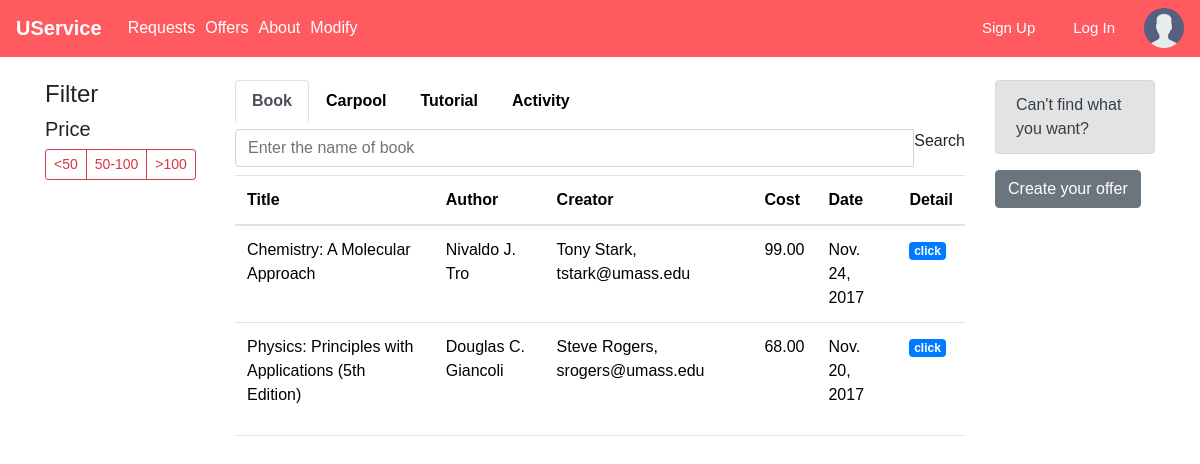
Screenshot of /USERVICE/searchrequest/ with the database file from the repository.
### USERVICE/models.py (models this page shows, shortened)
class Textbook_Trading(models.Model):
    title = models.CharField(max_length=200)
    author = models.CharField(max_length=200)
    description = models.TextField(max_length=1000, help_text="Enter a brief description of the book")
    creator=models.ForeignKey(Profile,on_delete=models.SET_NULL,null=True)
    date=models.DateField(null=True,blank=True)
    cost=models.DecimalField(max_digits=4,decimal_places=2,default=Decimal('0.00'))
    request=models.BooleanField(default=False)
    offer=models.BooleanField(default=False)
    def get_absolute_url(self):
         return reverse('textbook-Detail', args=[str(self.id)])

class Profile(models.Model):
    user = models.ForeignKey(User, on_delete=models.SET_NULL, null=True)
    review = models.CharField(max_length=500, help_text="Review")
    RATING = (
        ('vb', 'Very Bad'),
        ('b', 'Bad'),
        ('g', 'Good'),
        ('vg', 'Very Good'),
    )
    rating = models.CharField(max_length=1, choices=RATING, blank=True, default='vb', help_text='Rate Me')
    def __str__(self):
        return '%s' % (self.user)

class User(models.Model):
    name = models.CharField(max_length=100, help_text="Name")
    email = models.CharField(max_length=100, help_text="Email")
    password = models.CharField(max_length=10, help_text="Password")
    def __str__(self):
        return '%s, %s' % (self.name, self.email)

### USERVICE/views.py (the view)
class requestListView(generic.ListView):
    context_object_name = "requestlist"
    template_name = 'searchRequest.html'
    queryset = Textbook_Trading.objects.all()
    def get_context_data(self, **kwargs):
        context = super(requestListView, self).get_context_data(**kwargs)
        context['books'] = Textbook_Trading.objects.filter(request=True)
        context['carpools'] = Carpool.objects.filter(request=True)
        context['tutors'] = Tutor.objects.filter(request=True)
        context['activitys'] = Activity.objects.filter(request=True)
        return context

### USERVICE/models.py (called while the page is built)
    def get_absolute_url(self):
        return reverse('activity-Detail', args=[str(self.id)])

    def get_absolute_url(self):
        return reverse('carpool-Detail', args=[str(self.id)])

    def get_absolute_url(self):
        return reverse('tutor-Detail', args=[str(self.id)])

### USERVICE/templates/searchRequest.html (shortened to what this page needs)
{% extends "base_generic.html" %}
{% block extra_head %}
{% load static %}
<link rel="stylesheet" href="{% static 'css/search.css' %}">
{% endblock %}
{% block content %}
      <div class="container">
        <div class="row">
          <div class="col-lg-2 col-md-3">
              <h4>Filter</h4>
              <h5>Price</h5>
              <div class="btn-group btn-group-sm" role="group" aria-label="price">
                <button type="button" class="btn btn-outline-danger"><50</button>
                <button type="button" class="btn btn-outline-danger">50-100</button>
                <button type="button" class="btn btn-outline-danger">>100</button>
              </div>
          </div>
          <div class="col-lg-8 col-md-6">
            <nav class="nav nav-tabs" id="myTab" role="tablist">
              <a class="nav-item nav-link active" id="nav-book-tab" data-toggle="tab" href="#nav-book" role="tab" aria-controls="nav-home" aria-expanded="true">Book</a>
              <a class="nav-item nav-link" id="nav-carpool-tab" data-toggle="tab" href="#nav-carpool" role="tab" aria-controls="nav-carpool">Carpool</a>
              <a class="nav-item nav-link" id="nav-tutorial-tab" data-toggle="tab" href="#nav-tutorial" role="tab" aria-controls="nav-tutorial">Tutorial</a>
              <a class="nav-item nav-link" id="nav-activity-tab" data-toggle="tab" href="#nav-activity" role="tab" aria-controls="nav-activity">Activity</a>
              <div class="tab-content" id="nav-tabContent">
                <div class="tab-pane fade show active" id="nav-book" role="tabpanel" aria-labelledby="nav-book-tab">
                  <div class="input-group">
                    <input type="text" class="form-control" placeholder="Enter the name of book" aria-describedby="book">
                    <span class="input-group-addon" id="book">Search</span>
                  </div>
                    <table class="table table-hover">
                      <thead>
                        <tr>
                          <th>Title</th>
                          <th>Author</th>
                          <th>Creator</th>
                          <th>Cost</th>
                          <th>Date</th>
                          <th>Detail</th>
                        </tr>
                      </thead>
                      <tbody>
                        {% for book in books %}
                          <tr>
                            <td><a>{{ book.title }}</a></td>
                            <td><a>{{ book.author }}</a></td>
                            <td><a>{{ book.creator}}</a></td>
                            <td><a>{{ book.cost }}</a></td>
                            <td><a>{{ book.date}}</a></td>
                            <td><a class="badge badge-primary" href="{{ book.get_absolute_url }}">click</a></td>
                          </tr>
                        {% endfor %}
                      </tbody>
                  </table>
                </div>
              </div>
            </div>
          <div class="col-lg-2 col-md-3">
            <div class="alert alert-secondary" role="alert">
              Can't find what you want?
            </div>
            <button  type="button" class="btn btn-secondary" name="button"><a href="{% url 'addoffer' %}">Create your offer</a></button>
          </div>
        </div>
      </div>
{% endblock %}

### USERVICE/static/css/navbar.css (style rules this page uses)
* { font-family: Arial, Helvetica, sans-serif; }
table { border-spacing: 100px; }
a, a:active, a:hover { color: white; text-decoration: none; }

### USERVICE/static/css/search.css (style rules this page uses)
.container { padding-top: 80px; padding-bottom: 40px; }
.nav-tabs >a { color: black; font-weight: bold; }
.table-hover { color: black; overflow-x: auto; }
.input-group { margin-top: 0.5rem; }
.table-hover { margin-top: 0.5rem; }

### rows the page displays
Textbook_Trading: title "Chemistry: A Molecular Approach", author "Nivaldo J. Tro", creator "Tony Stark, tstark@umass.edu", cost "99.00", date "Nov. 24, 2017"
Textbook_Trading: title "Physics: Principles with Applications (5th Edition)", author "Douglas C. Giancoli", creator "Steve Rogers, srogers@umass.edu", cost "68.00", date "Nov. 20, 2017"
